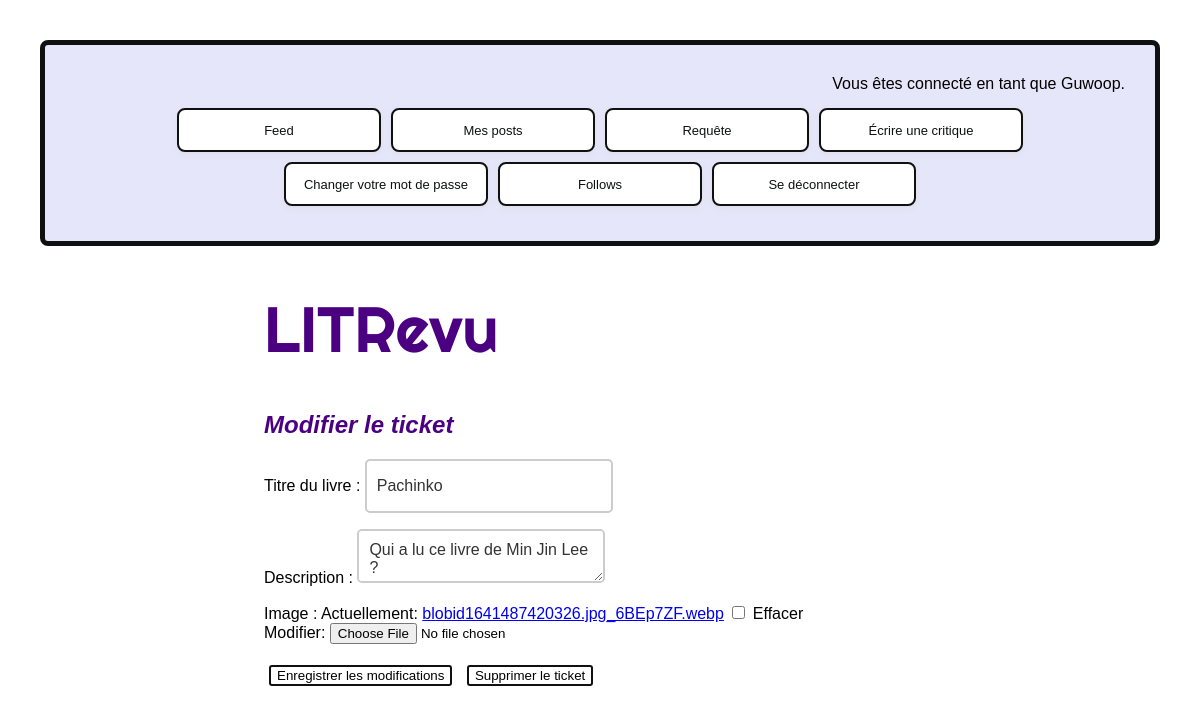
Screenshot of /edit_ticket/1/ (signed in) with the database file from the repository.
### authentication/models.py (models this page shows)
class User(AbstractUser):
    username: models.CharField = models.CharField(max_length=150, unique=True)
    follows: models.ManyToManyField = models.ManyToManyField(
        'self',
        symmetrical=False,
        verbose_name='Follows',
        related_name='followers',
        through='blog.UserFollows'
    )

### posts/models.py (models this page shows, shortened)
class Ticket(models.Model):
    title: str = models.fields.CharField(max_length=128)
    description: str = models.fields.CharField(max_length=2048)
    user = models.ForeignKey(
        to=settings.AUTH_USER_MODEL, on_delete=models.CASCADE, related_name='tickets')
    image: Union[models.ImageField, None] = models.ImageField(null=True, blank=True)
    time_created: models.DateTimeField = models.DateTimeField(auto_now_add=True)
    IMAGE_MAX_SIZE: tuple[int, int] = (200, 200)

### posts/views.py (the view, shortened to what this page needs)
# urls.py: path("edit_ticket/<int:id>/", edit_ticket, name="edit_ticket"),
@login_required
def edit_ticket(request: HttpRequest, id: int) -> HttpResponse:
    ticket = get_object_or_404(Ticket, id=id)
    form = TicketForm(instance=ticket)
    delete_form = DeleteTicketForm()
    context = {
        'form': form,
        'delete_form': delete_form,
        'ticket': ticket,
    }
    return render(request, 'posts/edit_ticket.html', context=context)

### posts/forms.py
class TicketForm(forms.ModelForm):
    class Meta:
        model = Ticket
        fields = ['title', 'description', 'image']
        widgets = {
            'description': forms.Textarea(attrs={'rows': 6}),
        }
        labels = {
            'title': 'Titre du livre',
        }

class DeleteTicketForm(forms.Form):
    delete_ticket: Any = forms.BooleanField(widget=forms.HiddenInput, required=False)

### posts/templates/posts/edit_ticket.html (shortened to what this page needs)
{% extends 'base.html' %}
{% block content %}
    <h2>Modifier le ticket</h2>
    <form method="post" action="{% url 'edit_ticket' id=ticket.id %}" enctype="multipart/form-data">
        {{ form.as_p }}
        <button type="submit" name="edit_ticket">Enregistrer les modifications</button>
        <button type="submit" name="delete_ticket">Supprimer le ticket</button>
    </form>
{% endblock content %}

### templates/base.html (shortened to what this page needs)
<!DOCTYPE html>
<html lang="fr">
{% load static %}
<head>
    <link href="https://cdn.jsdelivr.net/npm/select2@4.1.0-rc.0/dist/css/select2.min.css" rel="stylesheet">
    <link rel="stylesheet" type="text/css" href="{% static 'styles.css' %}">
</head>
<body>
    <header>
        {% if user.is_authenticated %}
            <p>Vous êtes connecté en tant que {{ request.user }}.</p>
            <div class="header-buttons">
                <a href="{% url 'home' %}" class="button1 bouncy">Feed</a>
                <a href="{% url 'my_posts' %}" class="button1 bouncy" style="animation-delay:0.07s">Mes posts</a>
                <a href="{% url 'create_ticket' %}" class="button1 bouncy" style="animation-delay:0.14s">Requête</a>
                <a href="{% url 'create_review_and_ticket' %}" class="button1 bouncy" style="animation-delay:0.21s">Écrire une critique</a>
                <a href="{% url 'password_change' %}" class="button1 bouncy" style="animation-delay:0.28s">Changer votre mot de passe</a>
                <a href="{% url 'follow_user' %}" class="button1 bouncy" style="animation-delay:0.35s">Follows</a>
                <form action="{% url 'logout' %}" method="post">
                    <a href="{% url 'logout' %}" class="button1 bouncy" style="animation-delay:0.42s">Se déconnecter</a>
                </form>
            </div>
        {% endif %}
    </header>
    <div class ="content">
        <h1>LITRevu</h1>
        {% block content %}{% endblock content %}
    </div>
</body>
</html>

### static/styles.css (style rules this page uses)
body { font-family: Arial, sans-serif; margin: 20px; padding: 20px; }
header { background-color: lavender; padding: 30px; border: 5px solid #0f1111; border-radius: 8px; }
.header-buttons { display: flex; justify-content: center; align-items: center; flex-wrap: wrap; margin-top: 10px; }
header p { text-align: right; margin: 0px; }
.content h1 { font-family: "Righteous", sans-serif; font-weight: 500; font-size: 4em; font-style: normal; text-decoration: none; color: indigo; }
h2 { font-size: 1.5em; font-family: 'Platypi', sans-serif; font-weight: 600; font-style: italic; color: indigo; }
a.button1 { margin: 5px; border: 2px solid #0f1111; display: flex; justify-content: center; align-items: center; background-color: #fff; border-radius: 8px; box-shadow: rgba(213, 217, 217, .5) 0 2px 5px 0; color: #0f1111; cursor: pointer; font-size: 13px; text-align: center; text-decoration: none; width: 200px; height: 40px; }
.content { margin-left: 20%; }
button { margin: 5px; border: 2px solid #0f1111; border-radius: 3px; background-color: rgb(255, 255, 255); }
textarea, input[type="text"], input[type="password"] { width: 25%; height: 30px; padding: 10px; border: 2px solid #ccc; border-radius: 5px; resize: vertical; font-family: Arial, sans-serif; font-size: 16px; color: #333; }

### rows the page displays
User: user "Guwoop"
Ticket: title "Pachinko", description "Qui a lu ce livre de Min Jin Lee ?"
